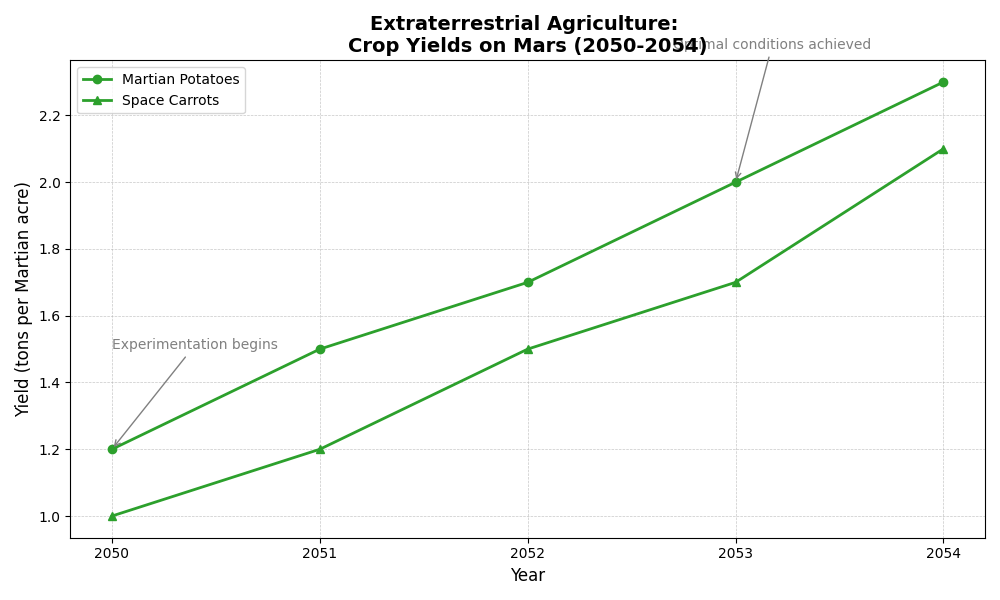

The script that drew this image:
import matplotlib.pyplot as plt
import numpy as np

years = np.array([2050, 2051, 2052, 2053, 2054])
martian_potatoes = np.array([1.2, 1.5, 1.7, 2.0, 2.3])
space_carrots = np.array([1.0, 1.2, 1.5, 1.7, 2.1])

plt.figure(figsize=(10, 6))

# Use a single consistent color for both crop types
plt.plot(years, martian_potatoes, marker='o', linestyle='-', linewidth=2, color='tab:green', label='Martian Potatoes')
plt.plot(years, space_carrots, marker='^', linestyle='-', linewidth=2, color='tab:green', label='Space Carrots')

plt.title('Extraterrestrial Agriculture: \nCrop Yields on Mars (2050-2054)', fontsize=14, fontweight='bold')
plt.xlabel('Year', fontsize=12)
plt.ylabel('Yield (tons per Martian acre)', fontsize=12)

plt.xticks(years)
plt.grid(True, linestyle='--', linewidth=0.5, alpha=0.7)

plt.legend(loc='upper left', fontsize=10)

plt.annotate('Experimentation begins', xy=(2050, 1.2), xytext=(2050, 1.5),
             arrowprops=dict(arrowstyle='->', color='gray'), fontsize=10, color='gray')

plt.annotate('Optimal conditions achieved', xy=(2053, 2.0), xytext=(2052.7, 2.4),
             arrowprops=dict(arrowstyle='->', color='gray'), fontsize=10, color='gray')

plt.tight_layout()
plt.show()
